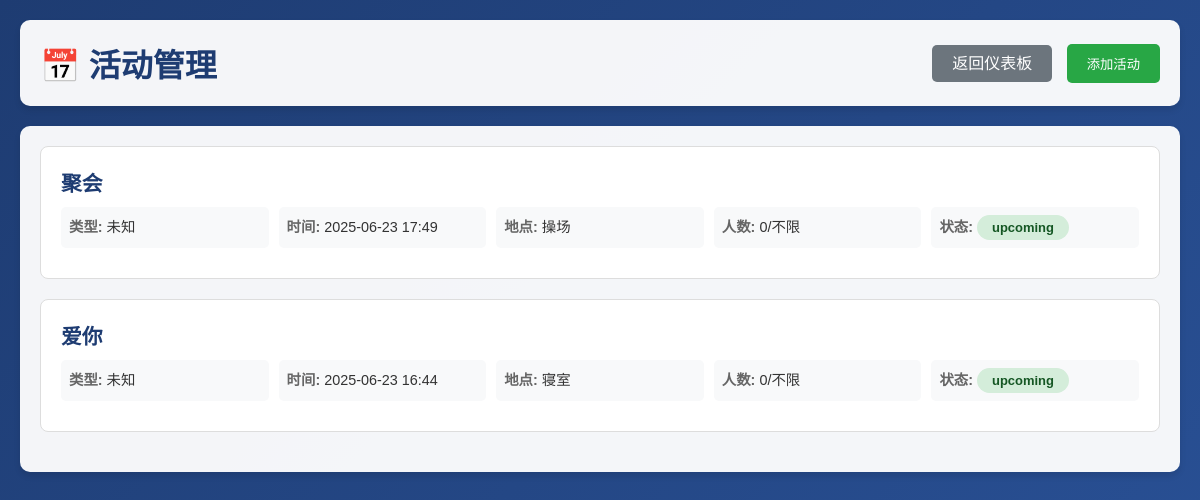
Screenshot of /admin/events (signed in) with the database file from the repository.
### models.py (models this page shows)
class MovieEvent(db.Model):
    id = db.Column(db.Integer, primary_key=True)
    title = db.Column(db.String(128), nullable=False)
    description = db.Column(db.Text)
    movie_id = db.Column(db.Integer, db.ForeignKey('movie.id'))
    event_type = db.Column(db.String(32))  # screening, discussion, workshop
    event_date = db.Column(db.DateTime)
    location = db.Column(db.String(128))
    max_participants = db.Column(db.Integer)
    current_participants = db.Column(db.Integer, default=0)
    status = db.Column(db.String(16), default='upcoming')  # upcoming, ongoing, completed, cancelled
    created_at = db.Column(db.DateTime, default=datetime.utcnow)

### views_admin.py (the view)
@admin_bp.route('/events', methods=['GET'])
def manage_events():
    user_id = session.get('user_id')
    user = User.query.get(user_id)
    if not user or user.role != 'admin':
        return jsonify({'msg': '无权限'}), 403
    events = MovieEvent.query.order_by(MovieEvent.event_date.desc()).all()
    movies = Movie.query.all()
    return render_template('admin_events.html', events=events, movies=movies, user=user)

### templates/admin_events.html (shortened to what this page needs)
<!DOCTYPE html>
<html lang="zh-CN">
<head>
</head>
<body>
    <div class="container">
        <div class="header">
            <h1>📅 活动管理</h1>
            <div>
                <a href="/admin/dashboard" class="back-btn">返回仪表板</a>
                <button class="add-event-btn" onclick="alert('添加活动功能开发中...')">添加活动</button>
            </div>
        </div>
        <div class="events-container">
            {% if events %}
                {% for event in events %}
                <div class="event-card">
                    <h3 class="event-title">{{ event.title }}</h3>
                    <div class="event-details">
                        <div class="detail-item">
                            <span class="detail-label">类型:</span> {{ event.event_type or '未知' }}
                        </div>
                        <div class="detail-item">
                            <span class="detail-label">时间:</span> {{ event.event_date.strftime('%Y-%m-%d %H:%M') if event.event_date else '未设置' }}
                        </div>
                        <div class="detail-item">
                            <span class="detail-label">地点:</span> {{ event.location or '未设置' }}
                        </div>
                        <div class="detail-item">
                            <span class="detail-label">人数:</span> {{ event.current_participants or 0 }}/{{ event.max_participants or '不限' }}
                        </div>
                        <div class="detail-item">
                            <span class="detail-label">状态:</span>
                            <span class="status {{ event.status }}">{{ event.status }}</span>
                        </div>
                    </div>
                </div>
                {% endfor %}
            {% else %}
                <div class="no-events">
                    <h3>暂无活动</h3>
                    <p>点击"添加活动"按钮开始创建协会活动</p>
                </div>
            {% endif %}
        </div>
    </div>
</body>
</html>

### templates/admin_events.html (style rules this page uses)
* { margin: 0; padding: 0; box-sizing: border-box; }
body { font-family: 'Microsoft YaHei', sans-serif; background: linear-gradient(135deg, #1e3c72 0%, #2a5298 100%); color: #333; min-height: 100vh; }
.container { max-width: 1200px; margin: 0 auto; padding: 20px; }
.header { background: rgba(255, 255, 255, 0.95); padding: 20px; border-radius: 10px; margin-bottom: 20px; box-shadow: 0 4px 6px rgba(0, 0, 0, 0.1); display: flex; justify-content: space-between; align-items: center; }
.header h1 { color: #1e3c72; }
.back-btn { background: #6c757d; color: white; padding: 10px 20px; border-radius: 5px; text-decoration: none; transition: background 0.3s ease; }
.add-event-btn { background: #28a745; color: white; padding: 10px 20px; border-radius: 5px; text-decoration: none; transition: background 0.3s ease; margin-left: 10px; border: none; cursor: pointer; }
.events-container { background: rgba(255, 255, 255, 0.95); border-radius: 10px; padding: 20px; box-shadow: 0 4px 6px rgba(0, 0, 0, 0.1); }
.event-card { border: 1px solid #ddd; border-radius: 8px; padding: 20px; margin-bottom: 20px; background: white; }
.event-title { color: #1e3c72; font-size: 1.3em; margin-bottom: 10px; }
.event-details { display: grid; grid-template-columns: repeat(auto-fit, minmax(150px, 1fr)); gap: 10px; margin-bottom: 10px; }
.detail-item { background: #f8f9fa; padding: 8px; border-radius: 5px; font-size: 0.9em; }
.detail-label { font-weight: bold; color: #666; }
.status { padding: 5px 15px; border-radius: 20px; font-size: 0.9em; font-weight: bold; display: inline-block; }
.status.upcoming { background: #d4edda; color: #155724; }

### rows the page displays
MovieEvent: title "聚会", event_type "未知", event_date "2025-06-23 17:49", location "操场", current_participants "0", max_participants "不限", status "upcoming"
MovieEvent: title "爱你", event_type "未知", event_date "2025-06-23 16:44", location "寝室", current_participants "0", max_participants "不限", status "upcoming"
